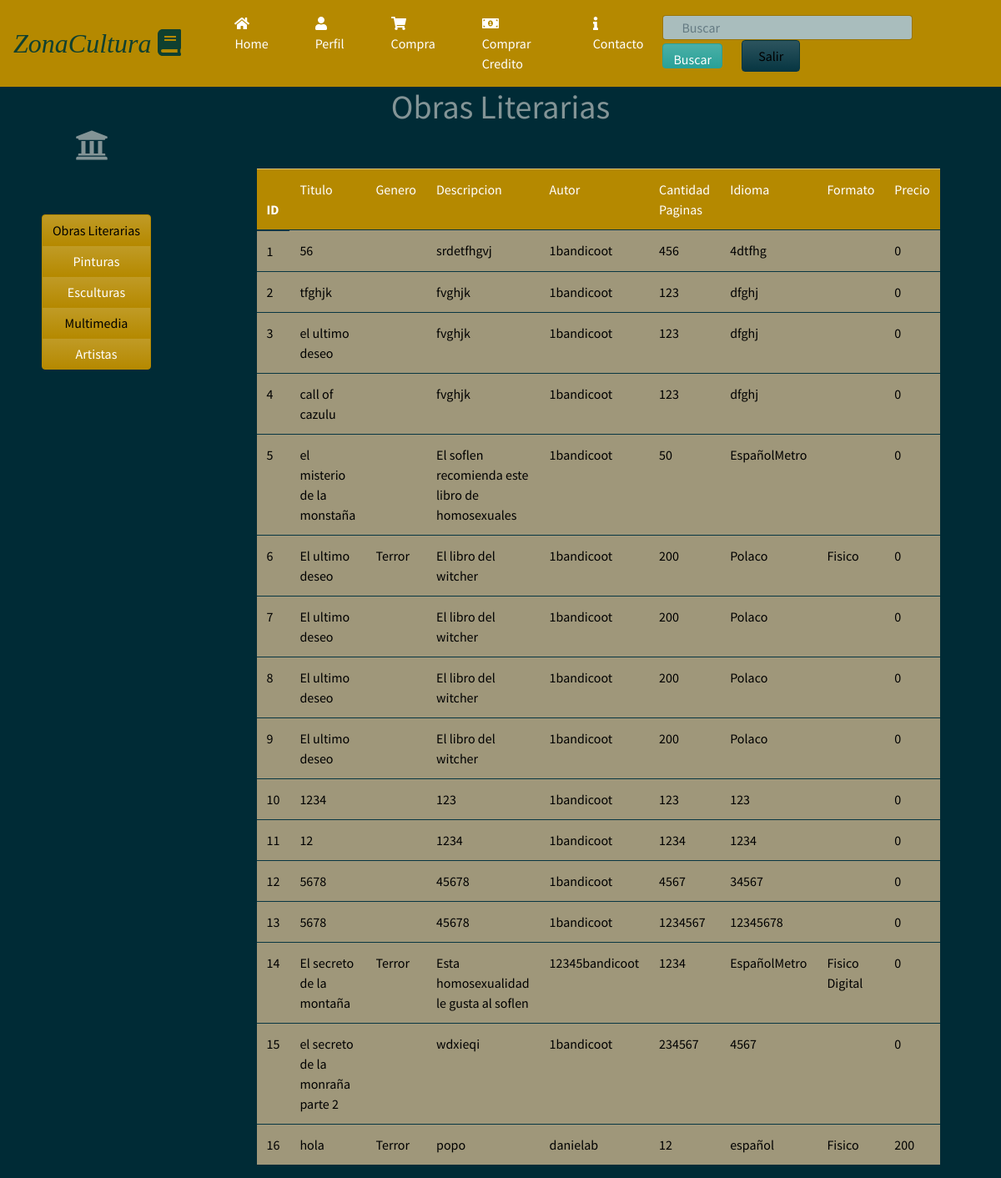
The app's page /CatalogoLibros (signed in), older data.
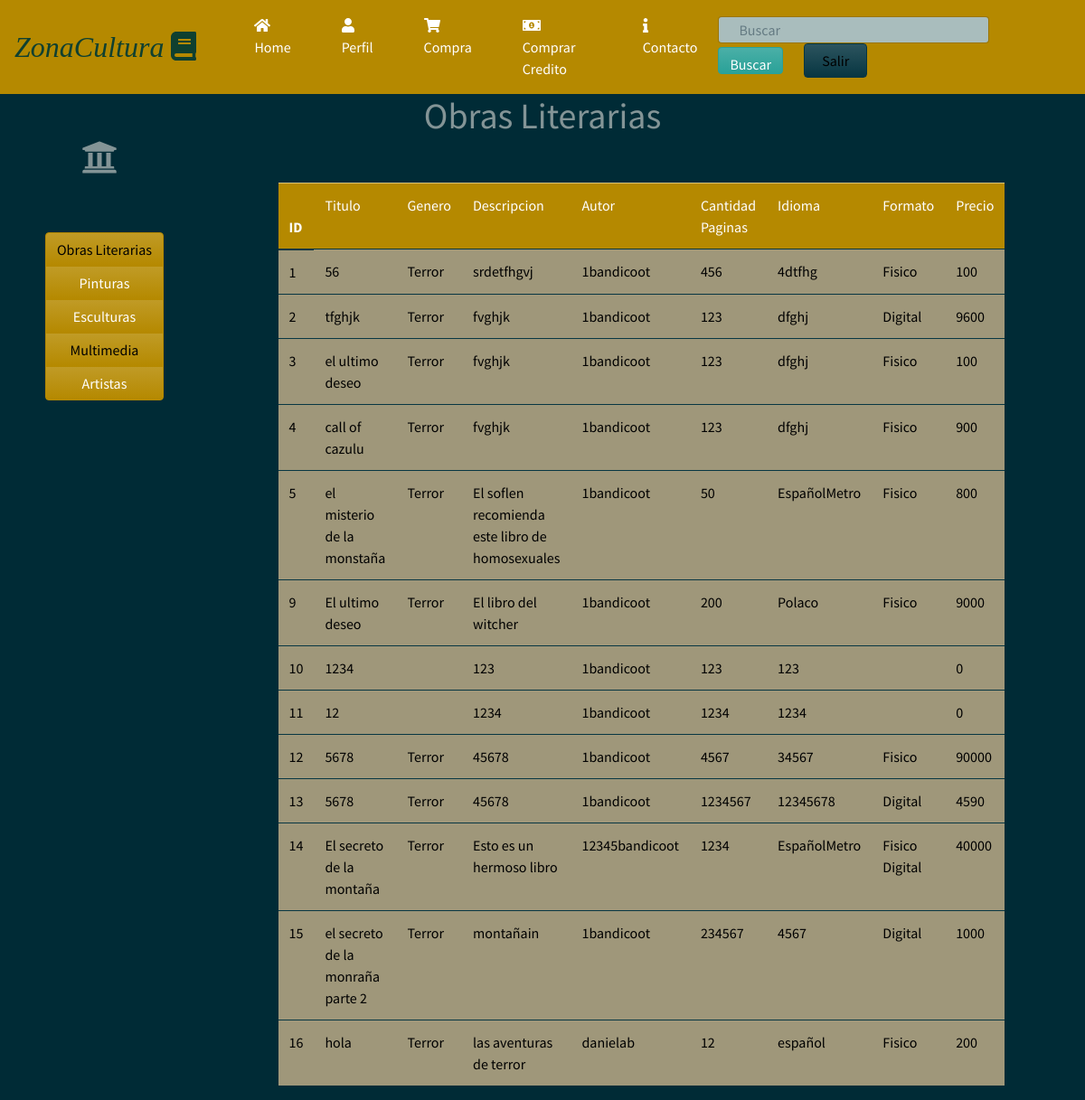
The same page, newer data.
### homePage/models.py (models this page shows, shortened)
class infoLibro(models.Model):
	user=models.ForeignKey(User,on_delete=models.SET_NULL, null=True)
	genero= models.ManyToManyField(GeneroLiterario)
	formato=models.ManyToManyField(FormatoLiterario)
	Titulo= models.CharField(max_length=50)
	Descripcion=models.TextField(max_length=2000)
	ISBN= models.IntegerField()
	PrecioLibro= models.IntegerField(default=0)
	CantidadPaginas=models.IntegerField()
	Idioma=models.CharField(max_length=15)
	imagen=models.ImageField(upload_to='images/books/covers/',default='images/books/covers/default.jpg', null=True,blank=True )

class GeneroLiterario(models.Model):
	nombre=models.CharField(max_length=50)

class FormatoLiterario(models.Model):
	nombre=models.CharField(max_length=50)

### homePage/views.py (the view)
# urls.py: url(r'^CatalogoLibros$',views.libros_view, name='catalogo libros'),
@login_required(login_url='/')
def libros_view(request):
	libros=infoLibro.objects.all()
	contexto={'libros':libros}
	return render(request, 'catalogolibros.html',contexto)

### homePage/templates/catalogolibros.html (shortened to what this page needs)
{% load staticfiles %}
<!DOCTYPE html>
<html>
<head>
  <link rel="stylesheet" type="text/css" href="{% static 'css/bootstrap1.min.css' %}">
  <link rel="stylesheet" href="https://use.fontawesome.com/releases/v5.0.8/css/solid.css">
    <link rel="stylesheet" href="static/css/paginahome.css">
</head>
<body>
  <nav class="navbar navbar-expand-lg navbar-dark bg-primary">
      <a class="navbar-brand"><em><font size="6" color="#0F4030" face="Trebuchet MS">ZonaCultura  <i class="fas fa-book"></i></font></em></a>
    <div class="collapse navbar-collapse" id="navbarColor01">
      <ul class="navbar-nav mr-auto">
          <li class="nav-item active">
            <a class="nav-link" href="/HomePage"><i class="fas fa-home"></i> Home<span class="sr-only">(current)</span></a>
          </li>
          <li class="nav-item active">
            <a class="nav-link" href="Perfil"><i class="fas fa-user"></i> Perfil</a>
          </li>
          <li class="nav-item active">
            <a class="nav-link" href="CarritoVista"><i class="fas fa-shopping-cart"></i> Compra</a>
          </li>
          <li class="nav-item active">
            <a class="nav-link" href="CompraCredito"><i class="fas fa-money-bill-alt"></i> Comprar Credito</a>
          </li>
          <li class="nav-item active">
            <a class="nav-link" href=""><i class="fas fa-info"></i>  Contacto</a>
          </li>
      </ul>
      <form class="form-inline my-2 my-lg-2">
        <div class="col-12">
            <input class="form-control mr-sm-0" type="text" placeholder="Buscar" id="input-search">
            <button class="btn btn-success" type="submit" id="Buscar">Buscar</button>
            <button class="btn btn-dark my-5 my-sm-0" type="submit" id="Salir"><a href="">Salir</a></button>
          </div>
      </form>
    </div>
  </nav>
<div>
    <div class="row">
      <div class="col col-3">
        <h1><i class="fas fa-university" id="lll"></i></h1>
          <div class="btn-group-vertical" data-toggle="buttons">
            <button type="button" class="btn btn-primary"><a href="CatalogoLibros">Obras Literarias</a></button>
            <button type="button" class="btn btn-primary">Pinturas</button>
            <button type="button" class="btn btn-primary">Esculturas</button>
            <button type="button" class="btn btn-primary"><a href="CatalogoMultimedia">Multimedia</a></button>
            <button type="button" class="btn btn-primary">Artistas</button>
          </div>
      </div>
      <div class="col col-6">
        <div class="container-lit conteiner">
          <h1 align="center">Obras Literarias</h1>
          <form class="site-form" method="post">
            <table class="table table-hover">
              <thead>
                <tr class="table-primary">
                  <th scope="row">ID</th>
                  <td>Titulo</td>
                  <td>Genero</td>
                  <td>Descripcion</td>
                  <td>Autor</td>
                  <td>Cantidad Paginas</td>
                  <td>Idioma</td>
                  <td>Formato</td>
                  <td>Precio</td>
                </tr>
              </thead>
              <tbody>
                {% if libros %}
                {% for libro in libros %}
                <tr>
                  <td><a href="Producto/ContenidoLiterario/{{libro.pk}}">{{libro.pk}}</td>
                  <td>{{libro.Titulo}}</a></td>
                  <td>
                  {% for genero in libro.genero.all %}
                  {{genero.nombre}}
                  {% endfor %}
                  </td>
                  <td>{{libro.Descripcion}}</td>
                  <td>{{libro.user.username}}</td>
                  <td>{{libro.CantidadPaginas}}</td>
                  <td>{{libro.Idioma}}</td>
                  <td>
                  {% for formato in libro.formato.all %}
                  {{formato.nombre}}
                  {% endfor %}
                  </td>
                  <td>{{libro.PrecioLibro}}</td>
                </tr>
                {% endfor %}
                {% else %}
                <h1>No hay registros de libros</h1>
                {% endif %}
              </tbody>
            </table>
          </form>
        </div>
      </div>
      <div class="col col-3"></div>
    </div>
  </div>

### homePage/static/css/paginahome.css (style rules this page uses)
#input-search { width: 300px; height: 30px; text-indent: 10px; }
#Salir { width: 70px; margin-left: 20px; margin-right: 0 auto; background-color: #F59251; }
#Buscar { height: 30px; }
.table { margin-top: 50px; border-color: #000; background-color: #9F977A; color: black; }
.btn-group-vertical { margin-top: 0px; padding-top: 50px; margin-left: 50px; }
#lll { margin-top: 50px; margin-left: 90px; margin-bottom: 0px; }
.nav-link { margin-left: 40px; }
.btn a { color: black; }
td a { color: black; }

Row changes from the older to the newer data that the page shows:
removed infoLibro: pk "6", Titulo "El ultimo deseo", Descripcion "El libro del witcher", user.username "1bandicoot", CantidadPaginas "200", Idioma "Polaco", PrecioLibro "0", GeneroLiterario (nombre "Terror"), FormatoLiterario (nombre "Fisico")
removed infoLibro: pk "7", Titulo "El ultimo deseo", Descripcion "El libro del witcher", user.username "1bandicoot", CantidadPaginas "200", Idioma "Polaco", PrecioLibro "0"
removed infoLibro: pk "8", Titulo "El ultimo deseo", Descripcion "El libro del witcher", user.username "1bandicoot", CantidadPaginas "200", Idioma "Polaco", PrecioLibro "0"
changed infoLibro "srdetfhgvj": gains GeneroLiterario (nombre "Terror"); gains FormatoLiterario (nombre "Fisico"); PrecioLibro "0" → "100"
changed infoLibro "tfghjk": gains GeneroLiterario (nombre "Terror"); gains FormatoLiterario (nombre "Digital"); PrecioLibro "0" → "9600"
changed infoLibro "el ultimo deseo": gains GeneroLiterario (nombre "Terror"); gains FormatoLiterario (nombre "Fisico"); PrecioLibro "0" → "100"
changed infoLibro "call of cazulu": gains GeneroLiterario (nombre "Terror"); gains FormatoLiterario (nombre "Fisico"); PrecioLibro "0" → "900"
changed infoLibro "el misterio de la monstaña": gains GeneroLiterario (nombre "Terror"); gains FormatoLiterario (nombre "Fisico"); PrecioLibro "0" → "800"
changed infoLibro "El ultimo deseo": gains GeneroLiterario (nombre "Terror"); gains FormatoLiterario (nombre "Fisico"); PrecioLibro "0" → "9000"
changed infoLibro id 12: gains GeneroLiterario (nombre "Terror"); gains FormatoLiterario (nombre "Fisico"); PrecioLibro "0" → "90000"
changed infoLibro id 13: gains GeneroLiterario (nombre "Terror"); gains FormatoLiterario (nombre "Digital"); PrecioLibro "0" → "4590"
changed infoLibro "El secreto de la montaña": Descripcion "Esta homosexualidad le gusta al soflen" → "Esto es un hermoso libro"; PrecioLibro "0" → "40000"
changed infoLibro "el secreto de la monraña parte 2": gains GeneroLiterario (nombre "Terror"); Descripcion "wdxieqi" → "montañain"; gains FormatoLiterario (nombre "Digital"); PrecioLibro "0" → "1000"
changed infoLibro "hola": Descripcion "popo" → "las aventuras de terror"
